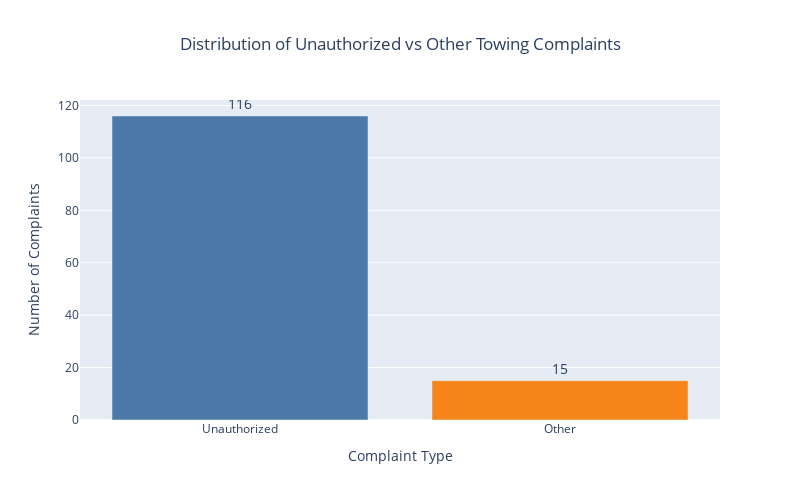

Write notebook code for a chart like this one.
### Code cell
import plotly.express as px

# Create a count of unauthorized vs authorized complaints
unauthorized_counts = complaints['Unauthorized'].value_counts().reset_index()
unauthorized_counts.columns = ['Type', 'Count']
unauthorized_counts['Type'] = unauthorized_counts['Type'].map({1: 'Unauthorized', 0: 'Other'})

# Create bar graph
fig = px.bar(
    unauthorized_counts,
    x='Type',
    y='Count',
    title='Distribution of Unauthorized vs Other Towing Complaints',
    color='Type',
    color_discrete_sequence=px.colors.qualitative.T10,
    text='Count'  # Display count on bars
)

# Update layout
fig.update_layout(
    width=800,
    height=500,
    title_x=0.5,  # Center title
    showlegend=False,  # Hide legend since colors are self-explanatory
    xaxis_title="Complaint Type",
    yaxis_title="Number of Complaints"
)

# Update text position
fig.update_traces(
    textposition='outside',
    textfont=dict(size=14)
)

fig.show()

### Figure 1 — Plotly figure (JSON) as saved in the notebook; plotly's stock layout.template omitted (floating-point values rounded to 4 significant figures)
{"data": [{"alignmentgroup": "True", "hovertemplate": "Type=%{x}<br>Count=%{text}<extra></extra>", "legendgroup": "Unauthorized", "marker": {"color": "#4C78A8", "pattern": {"shape": ""}}, "name": "Unauthorized", "offsetgroup": "Unauthorized", "orientation": "v", "showlegend": true, "text": [116], "textfont": {"size": 14}, "textposition": "outside", "type": "bar", "x": ["Unauthorized"], "xaxis": "x", "y": [116], "yaxis": "y"}, {"alignmentgroup": "True", "hovertemplate": "Type=%{x}<br>Count=%{text}<extra></extra>", "legendgroup": "Other", "marker": {"color": "#F58518", "pattern": {"shape": ""}}, "name": "Other", "offsetgroup": "Other", "orientation": "v", "showlegend": true, "text": [15], "textfont": {"size": 14}, "textposition": "outside", "type": "bar", "x": ["Other"], "xaxis": "x", "y": [15], "yaxis": "y"}], "layout": {"barmode": "relative", "height": 500, "legend": {"title": {"text": "Type"}, "tracegroupgap": 0}, "showlegend": false, "title": {"text": "Distribution of Unauthorized vs Other Towing Complaints", "x": 0.5}, "width": 800, "xaxis": {"anchor": "y", "categoryarray": ["Unauthorized", "Other"], "categoryorder": "array", "domain": [0, 1], "title": {"text": "Complaint Type"}}, "yaxis": {"anchor": "x", "domain": [0, 1], "title": {"text": "Number of Complaints"}}}}
